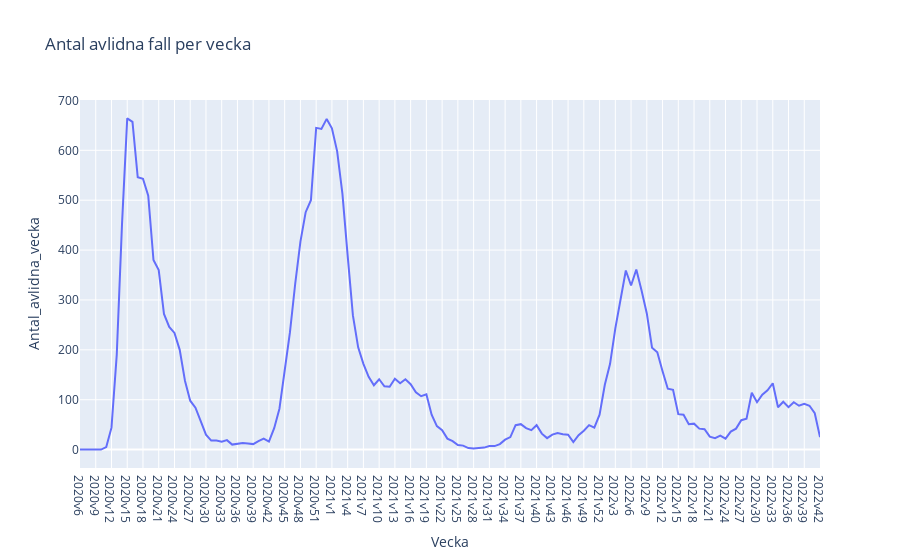

Notebook source saved alongside this figure:
### Markdown cell above
### Here's the plotly graphs

### Code cell
fig = px.line(weekly_data, x= "Vecka", y= "Antal_avlidna_vecka", title= "Antal avlidna fall per vecka")
fig.write_html("Antal avlidna per vecka.html") 
fig.show()

### Figure 1 — Plotly figure (JSON) as saved in the notebook; plotly's stock layout.template omitted (floating-point values rounded to 4 significant figures; data arrays with more than 128 entries replaced by an {"elided": "..."} marker saying what was removed)
{"data": [{"hovertemplate": "Vecka=%{x}<br>Antal_avlidna_vecka=%{y}<extra></extra>", "legendgroup": "", "line": {"color": "#636efa", "dash": "solid"}, "marker": {"symbol": "circle"}, "mode": "lines", "name": "", "orientation": "v", "showlegend": false, "type": "scatter", "x": {"elided": "142 str values"}, "xaxis": "x", "y": {"elided": "142 int values"}, "yaxis": "y"}], "layout": {"legend": {"tracegroupgap": 0}, "title": {"text": "Antal avlidna fall per vecka"}, "xaxis": {"anchor": "y", "domain": [0, 1], "title": {"text": "Vecka"}}, "yaxis": {"anchor": "x", "domain": [0, 1], "title": {"text": "Antal_avlidna_vecka"}}}}
